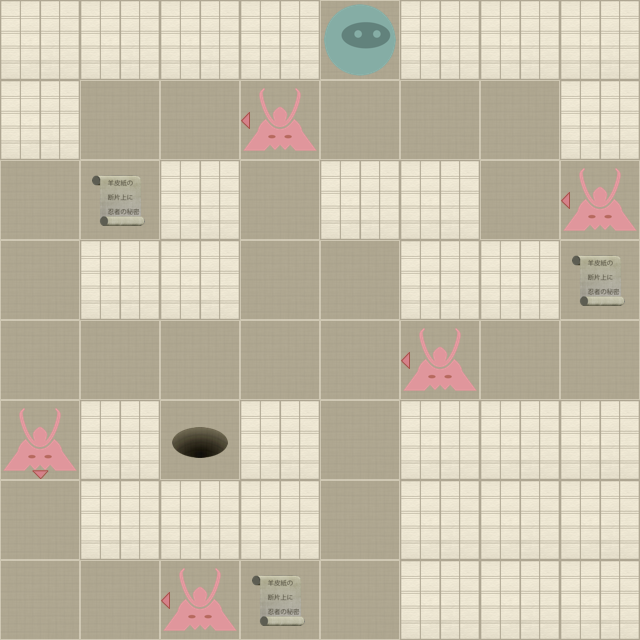

A 2D game scene composited from a Tiled map and its tileset images. What follows is a short description and the map's XML, with each tile layer's data collapsed to a summary:
An orthogonal 8x8 tile map with 80x80 px tiles, 2 tile layers (Level, Actors).

<map version="1.0" orientation="orthogonal" width="8" height="8" tilewidth="80" tileheight="80">
 <properties>
  <property name="moves" value="13" />
 </properties>
 <tileset firstgid="1" name="tiles" tilewidth="80" tileheight="80" spacing="2" margin="2">
  <image source="tiles-hd.png" width="512" height="512" />
  <tile id="0">
   <properties>
    <property name="actor" value="exit" />
   </properties>
  </tile>
  <tile id="2">
   <properties>
    <property name="actor" value="guard" />
    <property name="direction" value="down" />
   </properties>
  </tile>
  <tile id="3">
   <properties>
    <property name="actor" value="guard" />
    <property name="direction" value="left" />
   </properties>
  </tile>
  <tile id="4">
   <properties>
    <property name="actor" value="guard" />
    <property name="direction" value="right" />
   </properties>
  </tile>
  <tile id="5">
   <properties>
    <property name="actor" value="guard" />
    <property name="direction" value="up" />
   </properties>
  </tile>
  <tile id="7">
   <properties>
    <property name="actor" value="player" />
   </properties>
  </tile>
  <tile id="8">
   <properties>
    <property name="actor" value="scroll" />
   </properties>
  </tile>
  <tile id="9">
   <properties>
    <property name="wall" value="1" />
   </properties>
  </tile>
 </tileset>
 <layer name="Level" width="8" height="8">
  <data>[64 cells, 64 non-empty, 2 distinct tile ids]</data>
 </layer>
 <layer name="Actors" width="8" height="8">
  <data>[64 cells, 10 non-empty, 5 distinct tile ids]</data>
 </layer>
</map>
